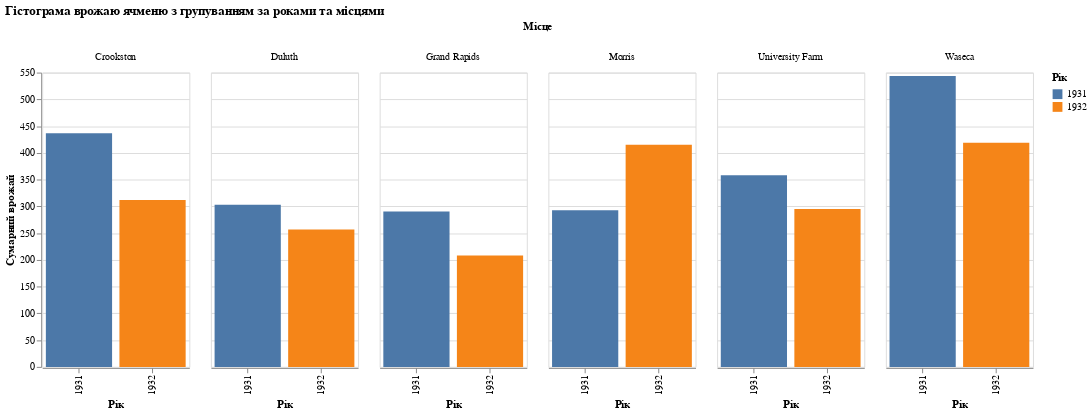

Notebook cell for this chart:
### Markdown cell above
4.	Побудуйте гістограму з групуванням на основі даних про врожай ячменю (data.barley()).
Вісь x представляє роки, вісь y відображає сумарний врожай (yield), кольорова шкала вказує
на різні роки, а групування (стовпці) відбувається за різними місцями (site).

### Code cell
barley_data = data.barley()

chart = alt.Chart(barley_data).mark_bar().encode(
    x=alt.X('year:O', title='Рік'),
    y=alt.Y('sum(yield):Q', title='Сумарний врожай'),
    color=alt.Color('year:N', title='Рік'),
    column=alt.Column('site:N', title='Місце')
).properties(
    width=150,
    title='Гістограма врожаю ячменю з групуванням за роками та місцями'
)

chart

### Figure 1 — Vega-Lite specification as saved in the notebook (floating-point values rounded to 4 significant figures)
{"config": {"view": {"continuousWidth": 300, "continuousHeight": 300}}, "data": {"name": "data-093ece8c35bb2d41094cfb6138ec810b"}, "mark": {"type": "bar"}, "encoding": {"color": {"field": "year", "title": "Рік", "type": "nominal"}, "column": {"field": "site", "title": "Місце", "type": "nominal"}, "x": {"field": "year", "title": "Рік", "type": "ordinal"}, "y": {"aggregate": "sum", "field": "yield", "title": "Сумарний врожай", "type": "quantitative"}}, "title": "Гістограма врожаю ячменю з групуванням за роками та місцями", "width": 150, "$schema": "https://vega.github.io/schema/vega-lite/v5.15.1.json", "datasets": {"data-093ece8c35bb2d41094cfb6138ec810b": [{"yield": 27.0, "variety": "Manchuria", "year": 1931, "site": "University Farm"}, {"yield": 48.87, "variety": "Manchuria", "year": 1931, "site": "Waseca"}, {"yield": 27.43, "variety": "Manchuria", "year": 1931, "site": "Morris"}, {"yield": 39.93, "variety": "Manchuria", "year": 1931, "site": "Crookston"}, {"yield": 32.97, "variety": "Manchuria", "year": 1931, "site": "Grand Rapids"}, {"yield": 28.97, "variety": "Manchuria", "year": 1931, "site": "Duluth"}, {"yield": 43.07, "variety": "Glabron", "year": 1931, "site": "University Farm"}, {"yield": 55.2, "variety": "Glabron", "year": 1931, "site": "Waseca"}, {"yield": 28.77, "variety": "Glabron", "year": 1931, "site": "Morris"}, {"yield": 38.13, "variety": "Glabron", "year": 1931, "site": "Crookston"}, {"yield": 29.13, "variety": "Glabron", "year": 1931, "site": "Grand Rapids"}, {"yield": 29.67, "variety": "Glabron", "year": 1931, "site": "Duluth"}, {"yield": 35.13, "variety": "Svansota", "year": 1931, "site": "University Farm"}, {"yield": 47.33, "variety": "Svansota", "year": 1931, "site": "Waseca"}, {"yield": 25.77, "variety": "Svansota", "year": 1931, "site": "Morris"}, {"yield": 40.47, "variety": "Svansota", "year": 1931, "site": "Crookston"}, {"yield": 29.67, "variety": "Svansota", "year": 1931, "site": "Grand Rapids"}, {"yield": 25.7, "variety": "Svansota", "year": 1931, "site": "Duluth"}, {"yield": 39.9, "variety": "Velvet", "year": 1931, "site": "University Farm"}, {"yield": 50.23, "variety": "Velvet", "year": 1931, "site": "Waseca"}, {"yield": 26.13, "variety": "Velvet", "year": 1931, "site": "Morris"}, {"yield": 41.33, "variety": "Velvet", "year": 1931, "site": "Crookston"}, {"yield": 23.03, "variety": "Velvet", "year": 1931, "site": "Grand Rapids"}, {"yield": 26.3, "variety": "Velvet", "year": 1931, "site": "Duluth"}, {"yield": 36.57, "variety": "Trebi", "year": 1931, "site": "University Farm"}, {"yield": 63.83, "variety": "Trebi", "year": 1931, "site": "Waseca"}, {"yield": 43.77, "variety": "Trebi", "year": 1931, "site": "Morris"}, {"yield": 46.93, "variety": "Trebi", "year": 1931, "site": "Crookston"}, {"yield": 29.77, "variety": "Trebi", "year": 1931, "site": "Grand Rapids"}, {"yield": 33.93, "variety": "Trebi", "year": 1931, "site": "Duluth"}, {"yield": 43.27, "variety": "No. 457", "year": 1931, "site": "University Farm"}, {"yield": 58.1, "variety": "No. 457", "year": 1931, "site": "Waseca"}, {"yield": 28.7, "variety": "No. 457", "year": 1931, "site": "Morris"}, {"yield": 45.67, "variety": "No. 457", "year": 1931, "site": "Crookston"}, {"yield": 32.17, "variety": "No. 457", "year": 1931, "site": "Grand Rapids"}, {"yield": 33.6, "variety": "No. 457", "year": 1931, "site": "Duluth"}, {"yield": 36.6, "variety": "No. 462", "year": 1931, "site": "University Farm"}, {"yield": 65.77, "variety": "No. 462", "year": 1931, "site": "Waseca"}, {"yield": 30.37, "variety": "No. 462", "year": 1931, "site": "Morris"}, {"yield": 48.57, "variety": "No. 462", "year": 1931, "site": "Crookston"}, {"yield": 24.93, "variety": "No. 462", "year": 1931, "site": "Grand Rapids"}, {"yield": 28.1, "variety": "No. 462", "year": 1931, "site": "Duluth"}, {"yield": 32.77, "variety": "Peatland", "year": 1931, "site": "University Farm"}, {"yield": 48.57, "variety": "Peatland", "year": 1931, "site": "Waseca"}, {"yield": 29.87, "variety": "Peatland", "year": 1931, "site": "Morris"}, {"yield": 41.6, "variety": "Peatland", "year": 1931, "site": "Crookston"}, {"yield": 34.7, "variety": "Peatland", "year": 1931, "site": "Grand Rapids"}, {"yield": 32.0, "variety": "Peatland", "year": 1931, "site": "Duluth"}, {"yield": 24.67, "variety": "No. 475", "year": 1931, "site": "University Farm"}, {"yield": 46.77, "variety": "No. 475", "year": 1931, "site": "Waseca"}, {"yield": 22.6, "variety": "No. 475", "year": 1931, "site": "Morris"}, {"yield": 44.1, "variety": "No. 475", "year": 1931, "site": "Crookston"}, {"yield": 19.7, "variety": "No. 475", "year": 1931, "site": "Grand Rapids"}, {"yield": 33.07, "variety": "No. 475", "year": 1931, "site": "Duluth"}, {"yield": 39.3, "variety": "Wisconsin No. 38", "year": 1931, "site": "University Farm"}, {"yield": 58.8, "variety": "Wisconsin No. 38", "year": 1931, "site": "Waseca"}, {"yield": 29.47, "variety": "Wisconsin No. 38", "year": 1931, "site": "Morris"}, {"yield": 49.87, "variety": "Wisconsin No. 38", "year": 1931, "site": "Crookston"}, {"yield": 34.47, "variety": "Wisconsin No. 38", "year": 1931, "site": "Grand Rapids"}, {"yield": 31.6, "variety": "Wisconsin No. 38", "year": 1931, "site": "Duluth"}, {"yield": 26.9, "variety": "Manchuria", "year": 1932, "site": "University Farm"}, {"yield": 33.47, "variety": "Manchuria", "year": 1932, "site": "Waseca"}, {"yield": 34.37, "variety": "Manchuria", "year": 1932, "site": "Morris"}, {"yield": 32.97, "variety": "Manchuria", "year": 1932, "site": "Crookston"}, {"yield": 22.13, "variety": "Manchuria", "year": 1932, "site": "Grand Rapids"}, {"yield": 22.57, "variety": "Manchuria", "year": 1932, "site": "Duluth"}, {"yield": 36.8, "variety": "Glabron", "year": 1932, "site": "University Farm"}, {"yield": 37.73, "variety": "Glabron", "year": 1932, "site": "Waseca"}, {"yield": 35.13, "variety": "Glabron", "year": 1932, "site": "Morris"}, {"yield": 26.17, "variety": "Glabron", "year": 1932, "site": "Crookston"}, {"yield": 14.43, "variety": "Glabron", "year": 1932, "site": "Grand Rapids"}, {"yield": 25.87, "variety": "Glabron", "year": 1932, "site": "Duluth"}, {"yield": 27.43, "variety": "Svansota", "year": 1932, "site": "University Farm"}, {"yield": 38.5, "variety": "Svansota", "year": 1932, "site": "Waseca"}, {"yield": 35.03, "variety": "Svansota", "year": 1932, "site": "Morris"}, {"yield": 20.63, "variety": "Svansota", "year": 1932, "site": "Crookston"}, {"yield": 16.63, "variety": "Svansota", "year": 1932, "site": "Grand Rapids"}, {"yield": 22.23, "variety": "Svansota", "year": 1932, "site": "Duluth"}, {"yield": 26.8, "variety": "Velvet", "year": 1932, "site": "University Farm"}, {"yield": 37.4, "variety": "Velvet", "year": 1932, "site": "Waseca"}, {"yield": 38.83, "variety": "Velvet", "year": 1932, "site": "Morris"}, {"yield": 32.07, "variety": "Velvet", "year": 1932, "site": "Crookston"}, {"yield": 32.23, "variety": "Velvet", "year": 1932, "site": "Grand Rapids"}, {"yield": 22.47, "variety": "Velvet", "year": 1932, "site": "Duluth"}, {"yield": 29.07, "variety": "Trebi", "year": 1932, "site": "University Farm"}, {"yield": 49.23, "variety": "Trebi", "year": 1932, "site": "Waseca"}, {"yield": 46.63, "variety": "Trebi", "year": 1932, "site": "Morris"}, {"yield": 41.83, "variety": "Trebi", "year": 1932, "site": "Crookston"}, {"yield": 20.63, "variety": "Trebi", "year": 1932, "site": "Grand Rapids"}, {"yield": 30.6, "variety": "Trebi", "year": 1932, "site": "Duluth"}, {"yield": 26.43, "variety": "No. 457", "year": 1932, "site": "University Farm"}, {"yield": 42.2, "variety": "No. 457", "year": 1932, "site": "Waseca"}, {"yield": 43.53, "variety": "No. 457", "year": 1932, "site": "Morris"}, {"yield": 34.33, "variety": "No. 457", "year": 1932, "site": "Crookston"}, {"yield": 19.47, "variety": "No. 457", "year": 1932, "site": "Grand Rapids"}, {"yield": 22.7, "variety": "No. 457", "year": 1932, "site": "Duluth"}, {"yield": 25.57, "variety": "No. 462", "year": 1932, "site": "University Farm"}, {"yield": 44.7, "variety": "No. 462", "year": 1932, "site": "Waseca"}, {"yield": 47.0, "variety": "No. 462", "year": 1932, "site": "Morris"}, {"yield": 30.53, "variety": "No. 462", "year": 1932, "site": "Crookston"}, {"yield": 19.9, "variety": "No. 462", "year": 1932, "site": "Grand Rapids"}, {"yield": 22.5, "variety": "No. 462", "year": 1932, "site": "Duluth"}, {"yield": 28.07, "variety": "Peatland", "year": 1932, "site": "University Farm"}, {"yield": 36.03, "variety": "Peatland", "year": 1932, "site": "Waseca"}, {"yield": 43.2, "variety": "Peatland", "year": 1932, "site": "Morris"}, {"yield": 25.23, "variety": "Peatland", "year": 1932, "site": "Crookston"}, {"yield": 26.77, "variety": "Peatland", "year": 1932, "site": "Grand Rapids"}, {"yield": 31.37, "variety": "Peatland", "year": 1932, "site": "Duluth"}, {"yield": 30.0, "variety": "No. 475", "year": 1932, "site": "University Farm"}, {"yield": 41.27, "variety": "No. 475", "year": 1932, "site": "Waseca"}, {"yield": 44.23, "variety": "No. 475", "year": 1932, "site": "Morris"}, {"yield": 32.13, "variety": "No. 475", "year": 1932, "site": "Crookston"}, {"yield": 15.23, "variety": "No. 475", "year": 1932, "site": "Grand Rapids"}, {"yield": 27.37, "variety": "No. 475", "year": 1932, "site": "Duluth"}, {"yield": 38.0, "variety": "Wisconsin No. 38", "year": 1932, "site": "University Farm"}, {"yield": 58.17, "variety": "Wisconsin No. 38", "year": 1932, "site": "Waseca"}, {"yield": 47.17, "variety": "Wisconsin No. 38", "year": 1932, "site": "Morris"}, {"yield": 35.9, "variety": "Wisconsin No. 38", "year": 1932, "site": "Crookston"}, {"yield": 20.67, "variety": "Wisconsin No. 38", "year": 1932, "site": "Grand Rapids"}, {"yield": 29.33, "variety": "Wisconsin No. 38", "year": 1932, "site": "Duluth"}]}}
